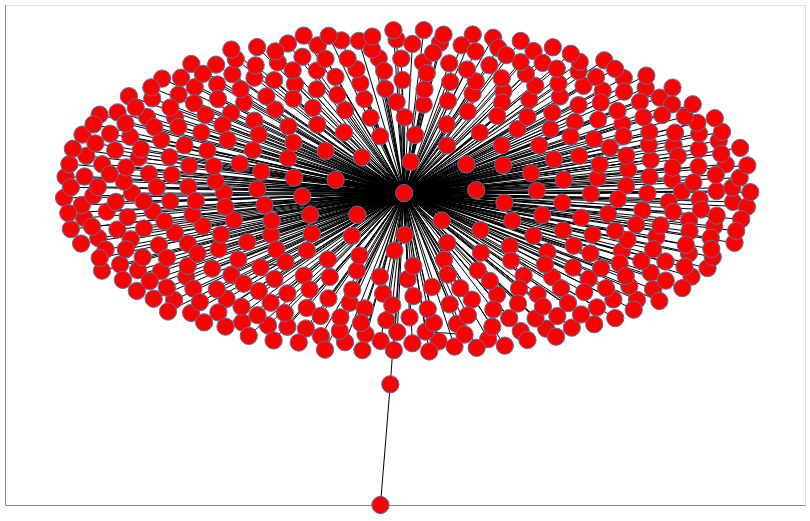

Source (notebook cell):
### Code cell
nxa.draw_networkx(M).properties(width=800, height=500)

### Figure 1 — Vega-Lite specification as saved in the notebook (floating-point values rounded to 4 significant figures; data arrays with more than 128 entries replaced by an {"elided": "..."} marker saying what was removed)
{"config": {"view": {"continuousWidth": 400, "continuousHeight": 300}}, "layer": [{"data": {"name": "data-8055885b9cc182c5233953289ea9ae53"}, "mark": {"type": "line", "color": "black", "opacity": 1, "strokeWidth": 1}, "encoding": {"detail": {"type": "quantitative", "field": "edge"}, "x": {"type": "quantitative", "axis": {"grid": false, "labels": false, "ticks": false, "title": ""}, "field": "x"}, "y": {"type": "quantitative", "axis": {"grid": false, "labels": false, "ticks": false, "title": ""}, "field": "y"}}}, {"data": {"name": "data-01456f652707d8b8ce5828637804f9f8"}, "mark": {"type": "point", "fill": "red", "opacity": 1, "size": 300, "strokeWidth": 1.0}, "encoding": {"x": {"type": "quantitative", "axis": {"grid": false, "labels": false, "ticks": false}, "field": "x"}, "y": {"type": "quantitative", "axis": {"grid": false, "labels": false, "ticks": false}, "field": "y"}}}], "height": 500, "width": 800, "$schema": "https://vega.github.io/schema/vega-lite/v4.8.1.json", "datasets": {"data-8055885b9cc182c5233953289ea9ae53": {"elided": "958 records"}, "data-01456f652707d8b8ce5828637804f9f8": {"elided": "476 records"}}}
